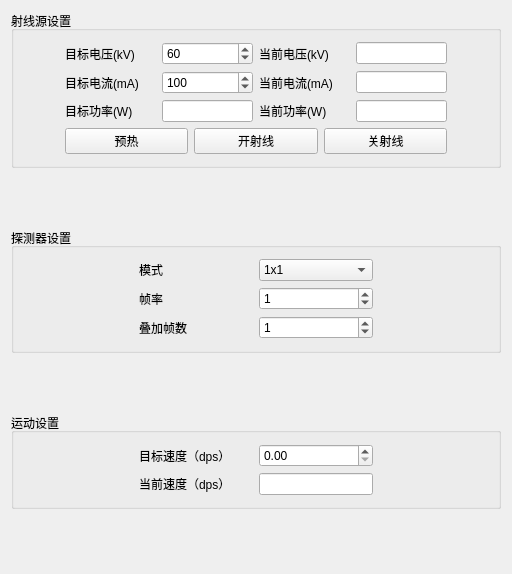
<?xml version="1.0" encoding="UTF-8"?>
<ui version="4.0">
 <class>CommonConfigUIClass</class>
 <widget class="QWidget" name="CommonConfigUIClass">
  <property name="geometry">
   <rect>
    <x>0</x>
    <y>0</y>
    <width>512</width>
    <height>574</height>
   </rect>
  </property>
  <property name="windowTitle">
   <string>CommonConfigUI</string>
  </property>
  <layout class="QVBoxLayout" name="verticalLayout">
   <item>
    <widget class="QGroupBox" name="groupBox">
     <property name="title">
      <string>射线源设置</string>
     </property>
     <layout class="QGridLayout" name="gridLayout" columnstretch="0,1,1,1,1,0">
      <item row="1" column="4">
       <widget class="ElaLineEdit" name="lineEdit_currentCurrent"/>
      </item>
      <item row="0" column="2">
       <widget class="ElaSpinBox" name="spinBox_targetVoltage">
        <property name="maximum">
         <number>160</number>
        </property>
        <property name="value">
         <number>60</number>
        </property>
       </widget>
      </item>
      <item row="0" column="5">
       <spacer name="horizontalSpacer_6">
        <property name="orientation">
         <enum>Qt::Horizontal</enum>
        </property>
        <property name="sizeHint" stdset="0">
         <size>
          <width>40</width>
          <height>20</height>
         </size>
        </property>
       </spacer>
      </item>
      <item row="0" column="4">
       <widget class="ElaLineEdit" name="lineEdit_currentVoltage"/>
      </item>
      <item row="2" column="4">
       <widget class="ElaLineEdit" name="lineEdit_currentPower"/>
      </item>
      <item row="1" column="3">
       <widget class="ElaText" name="label_4">
        <property name="text">
         <string>当前电流(mA)</string>
        </property>
       </widget>
      </item>
      <item row="0" column="3">
       <widget class="ElaText" name="label_3">
        <property name="text">
         <string>当前电压(kV)</string>
        </property>
       </widget>
      </item>
      <item row="2" column="1">
       <widget class="ElaText" name="label_5">
        <property name="text">
         <string>目标功率(W)</string>
        </property>
       </widget>
      </item>
      <item row="0" column="1">
       <widget class="ElaText" name="label">
        <property name="text">
         <string>目标电压(kV)</string>
        </property>
       </widget>
      </item>
      <item row="1" column="2">
       <widget class="ElaSpinBox" name="spinBox_targetCurrent">
        <property name="maximum">
         <number>1000</number>
        </property>
        <property name="value">
         <number>100</number>
        </property>
       </widget>
      </item>
      <item row="2" column="2">
       <widget class="ElaLineEdit" name="lineEdit_targetPower"/>
      </item>
      <item row="2" column="3">
       <widget class="ElaText" name="label_6">
        <property name="text">
         <string>当前功率(W)</string>
        </property>
       </widget>
      </item>
      <item row="1" column="1">
       <widget class="ElaText" name="label_2">
        <property name="text">
         <string>目标电流(mA)</string>
        </property>
       </widget>
      </item>
      <item row="0" column="0">
       <spacer name="horizontalSpacer_5">
        <property name="orientation">
         <enum>Qt::Horizontal</enum>
        </property>
        <property name="sizeHint" stdset="0">
         <size>
          <width>40</width>
          <height>20</height>
         </size>
        </property>
       </spacer>
      </item>
      <item row="3" column="1" colspan="4">
       <layout class="QHBoxLayout" name="horizontalLayout">
        <item>
         <widget class="ElaPushButton" name="pushButton">
          <property name="text">
           <string>预热</string>
          </property>
         </widget>
        </item>
        <item>
         <widget class="ElaPushButton" name="pushButton_2">
          <property name="text">
           <string>开射线</string>
          </property>
         </widget>
        </item>
        <item>
         <widget class="ElaPushButton" name="pushButton_3">
          <property name="text">
           <string>关射线</string>
          </property>
         </widget>
        </item>
       </layout>
      </item>
     </layout>
    </widget>
   </item>
   <item>
    <spacer name="verticalSpacer_2">
     <property name="orientation">
      <enum>Qt::Vertical</enum>
     </property>
     <property name="sizeHint" stdset="0">
      <size>
       <width>20</width>
       <height>40</height>
      </size>
     </property>
    </spacer>
   </item>
   <item>
    <widget class="QGroupBox" name="groupBox_2">
     <property name="title">
      <string>探测器设置</string>
     </property>
     <layout class="QGridLayout" name="gridLayout_3" columnstretch="1,1,1,1">
      <item row="0" column="2">
       <widget class="ElaComboBox" name="comboBox_mode">
        <item>
         <property name="text">
          <string>1x1</string>
         </property>
        </item>
        <item>
         <property name="text">
          <string>2x2</string>
         </property>
        </item>
        <item>
         <property name="text">
          <string>3x3</string>
         </property>
        </item>
        <item>
         <property name="text">
          <string>4x4</string>
         </property>
        </item>
       </widget>
      </item>
      <item row="1" column="2">
       <widget class="ElaSpinBox" name="spinBox_fps">
        <property name="value">
         <number>1</number>
        </property>
       </widget>
      </item>
      <item row="0" column="1">
       <widget class="ElaText" name="label_7">
        <property name="text">
         <string>模式</string>
        </property>
       </widget>
      </item>
      <item row="1" column="1">
       <widget class="ElaText" name="label_9">
        <property name="text">
         <string>帧率</string>
        </property>
       </widget>
      </item>
      <item row="0" column="0">
       <spacer name="horizontalSpacer">
        <property name="orientation">
         <enum>Qt::Horizontal</enum>
        </property>
        <property name="sizeHint" stdset="0">
         <size>
          <width>40</width>
          <height>20</height>
         </size>
        </property>
       </spacer>
      </item>
      <item row="2" column="1">
       <widget class="ElaText" name="label_8">
        <property name="text">
         <string>叠加帧数</string>
        </property>
       </widget>
      </item>
      <item row="2" column="2">
       <widget class="ElaSpinBox" name="spinBox_add">
        <property name="value">
         <number>1</number>
        </property>
       </widget>
      </item>
      <item row="0" column="3">
       <spacer name="horizontalSpacer_2">
        <property name="orientation">
         <enum>Qt::Horizontal</enum>
        </property>
        <property name="sizeHint" stdset="0">
         <size>
          <width>40</width>
          <height>20</height>
         </size>
        </property>
       </spacer>
      </item>
     </layout>
    </widget>
   </item>
   <item>
    <spacer name="verticalSpacer_3">
     <property name="orientation">
      <enum>Qt::Vertical</enum>
     </property>
     <property name="sizeHint" stdset="0">
      <size>
       <width>20</width>
       <height>40</height>
      </size>
     </property>
    </spacer>
   </item>
   <item>
    <widget class="QGroupBox" name="groupBox_3">
     <property name="title">
      <string>运动设置</string>
     </property>
     <layout class="QGridLayout" name="gridLayout_2" columnstretch="1,1,1,1">
      <item row="0" column="0">
       <spacer name="horizontalSpacer_3">
        <property name="orientation">
         <enum>Qt::Horizontal</enum>
        </property>
        <property name="sizeHint" stdset="0">
         <size>
          <width>40</width>
          <height>20</height>
         </size>
        </property>
       </spacer>
      </item>
      <item row="0" column="1">
       <widget class="ElaText" name="label_11">
        <property name="text">
         <string>目标速度（dps）</string>
        </property>
       </widget>
      </item>
      <item row="1" column="2">
       <widget class="ElaLineEdit" name="lineEdit"/>
      </item>
      <item row="1" column="1">
       <widget class="ElaText" name="label_10">
        <property name="text">
         <string>当前速度（dps）</string>
        </property>
       </widget>
      </item>
      <item row="0" column="3">
       <spacer name="horizontalSpacer_4">
        <property name="orientation">
         <enum>Qt::Horizontal</enum>
        </property>
        <property name="sizeHint" stdset="0">
         <size>
          <width>40</width>
          <height>20</height>
         </size>
        </property>
       </spacer>
      </item>
      <item row="0" column="2">
       <widget class="ElaDoubleSpinBox" name="doubleSpinBox_targetSpeed"/>
      </item>
     </layout>
    </widget>
   </item>
   <item>
    <spacer name="verticalSpacer">
     <property name="orientation">
      <enum>Qt::Vertical</enum>
     </property>
     <property name="sizeHint" stdset="0">
      <size>
       <width>20</width>
       <height>40</height>
      </size>
     </property>
    </spacer>
   </item>
  </layout>
 </widget>
 <layoutdefault spacing="6" margin="11"/>
 <customwidgets>
  <customwidget>
   <class>ElaText</class>
   <extends>QLabel</extends>
   <header>ElaText.h</header>
  </customwidget>
  <customwidget>
   <class>ElaSpinBox</class>
   <extends>QSpinBox</extends>
   <header>ElaSpinBox.h</header>
  </customwidget>
  <customwidget>
   <class>ElaPushButton</class>
   <extends>QPushButton</extends>
   <header>ElaPushButton.h</header>
  </customwidget>
  <customwidget>
   <class>ElaLineEdit</class>
   <extends>QLineEdit</extends>
   <header>ElaLineEdit.h</header>
  </customwidget>
  <customwidget>
   <class>ElaComboBox</class>
   <extends>QComboBox</extends>
   <header>ElaComboBox.h</header>
  </customwidget>
  <customwidget>
   <class>ElaDoubleSpinBox</class>
   <extends>QDoubleSpinBox</extends>
   <header>ElaDoubleSpinBox.h</header>
  </customwidget>
 </customwidgets>
 <resources/>
 <connections/>
</ui>
